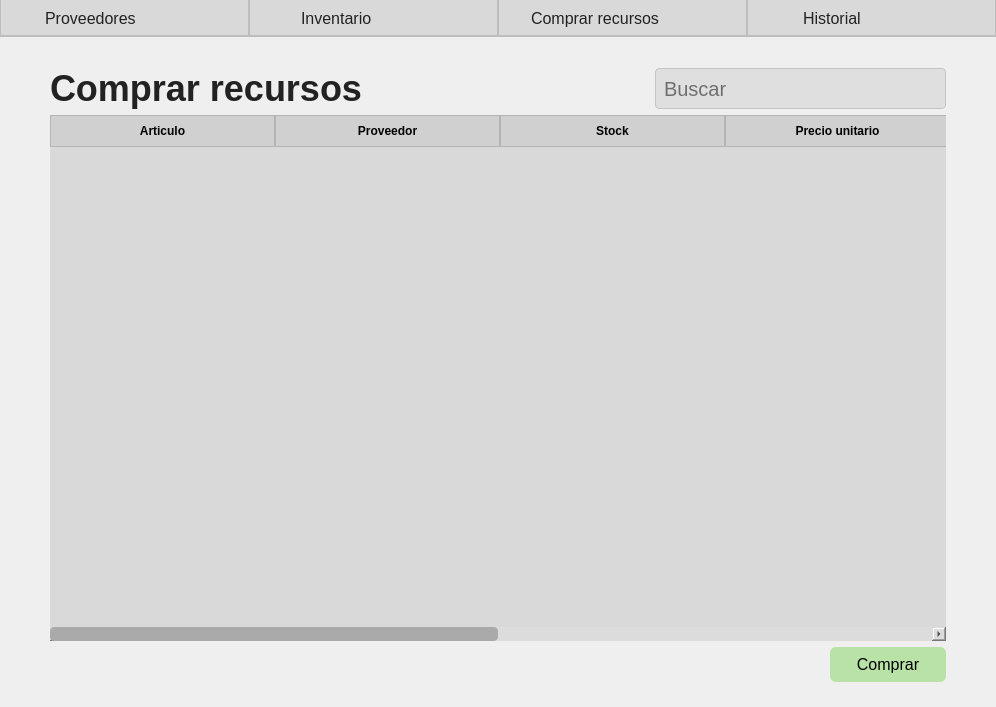
<?xml version="1.0" encoding="UTF-8"?>
<ui version="4.0">
 <class>Form</class>
 <widget class="QWidget" name="Form">
  <property name="geometry">
   <rect>
    <x>0</x>
    <y>0</y>
    <width>996</width>
    <height>707</height>
   </rect>
  </property>
  <property name="windowTitle">
   <string>Form</string>
  </property>
  <property name="styleSheet">
   <string notr="true">#mainWindow {
	font-family: Arial;
}

QLabel {
    font-size: 18px;
    color: #222;
}

#labelAdd{
	font-size:24px;
}

#menu {
    background: #D9D9D9;
    border-bottom: 1.5px solid #bdbdbd;
}

#menu QLabel {
    font-size: 16px;
    color: #222;
}

#menu QWidget:hover {
    background: #e0e0e0;
}

#menu QWidget[active=&quot;true&quot;] {
    background: #ffffff;
    border-bottom: 3px solid #487c7e;
}

#menu QWidget[active=&quot;true&quot;] QLabel {
    font-weight: bold;
}

#menu QWidget {
    border-right: 1px solid #bdbdbd;
    border-left: 1px solid #bdbdbd;

}



QLabel#labelTitulo{
    font-size: 36px;
    font-weight: 600;
    color: #222;
}

QPushButton#btnAdd {
    background: transparent;
    font-size: 36px;
    color: #222;
    border: none;
}
QPushButton#btnAdd:hover {
    color: #444;
}

QToolButton {
    background: transparent;
    border: none;
}
QToolButton:hover {
    background: #dcdcdc;
    border-radius: 4px;
}

QPushButton#btnBack {
    background: transparent;
    border: none;
    font-size: 36px;
    color: #222;
}
QPushButton#btnBack:hover {
    color: #555;
}


QTableWidget {
    background: #D9D9D9;
    gridline-color: #bcbcbc;
    border-radius: 8px;
    font-size: 14px;
    color: #222;
}

QHeaderView::section {
    background: #d0d0d0;
    padding: 6px 4px;
    font-weight: bold;
    border: 1px solid #b4b4b4;
}

QTableWidget::item {
    padding: 6px;
}

QTableWidget::item:selected {
    background: #c6d3d6;
    color: #000;
}

QScrollBar:vertical,
QScrollBar:horizontal {
    background: #dcdcdc;
    border-radius: 4px;
}

QScrollBar::handle {
    background: #aaaaaa;
    border-radius: 4px;
}
QScrollBar::handle:hover {
    background: #888888;
}

#tablaContenedor {
    background: #7835ff;
    border-radius: 10px;
    padding: 8px;
}

QLineEdit {
    background: #DFDFDF;
    border-radius: 4px;
    padding: 6px;
    border: 1px solid #c4c4c4;
    font-size: 20px;
}

QLineEdit:focus {
    border: 1px solid #487c7e;
}

QPushButton#btnComprar {
    background: #b9e3a6;
    border: none;
    border-radius: 6px;
    padding: 8px 26px;
    font-size: 16px;
}

QPushButton#btnComprar:hover {
    background: #a3d68c;
}
</string>
  </property>
  <layout class="QHBoxLayout" name="horizontalLayout_3">
   <property name="spacing">
    <number>6</number>
   </property>
   <property name="leftMargin">
    <number>0</number>
   </property>
   <property name="topMargin">
    <number>0</number>
   </property>
   <property name="rightMargin">
    <number>0</number>
   </property>
   <property name="bottomMargin">
    <number>0</number>
   </property>
   <item>
    <layout class="QVBoxLayout" name="verticalLayout" stretch="0,100">
     <item>
      <widget class="QWidget" name="menu" native="true">
       <layout class="QHBoxLayout" name="horizontalLayout">
        <property name="spacing">
         <number>0</number>
        </property>
        <property name="leftMargin">
         <number>0</number>
        </property>
        <property name="topMargin">
         <number>0</number>
        </property>
        <property name="rightMargin">
         <number>0</number>
        </property>
        <property name="bottomMargin">
         <number>0</number>
        </property>
        <item>
         <widget class="QWidget" name="menuItemProveedores" native="true">
          <layout class="QHBoxLayout" name="horizontalLayout_4">
           <property name="spacing">
            <number>6</number>
           </property>
           <item>
            <widget class="QLabel" name="labelMenuProveedores">
             <property name="sizePolicy">
              <sizepolicy hsizetype="Fixed" vsizetype="Preferred">
               <horstretch>0</horstretch>
               <verstretch>0</verstretch>
              </sizepolicy>
             </property>
             <property name="text">
              <string>Proveedores</string>
             </property>
            </widget>
           </item>
           <item>
            <widget class="QLabel" name="labelIconProveedores">
             <property name="sizePolicy">
              <sizepolicy hsizetype="Ignored" vsizetype="Minimum">
               <horstretch>0</horstretch>
               <verstretch>0</verstretch>
              </sizepolicy>
             </property>
             <property name="minimumSize">
              <size>
               <width>10</width>
               <height>10</height>
              </size>
             </property>
             <property name="maximumSize">
              <size>
               <width>25</width>
               <height>25</height>
              </size>
             </property>
             <property name="text">
              <string/>
             </property>
             <property name="pixmap">
              <pixmap>../../../Downloads/proveedores.svg</pixmap>
             </property>
             <property name="scaledContents">
              <bool>true</bool>
             </property>
            </widget>
           </item>
          </layout>
         </widget>
        </item>
        <item>
         <widget class="QWidget" name="menuItemInventario" native="true">
          <layout class="QHBoxLayout" name="horizontalLayout_5">
           <property name="spacing">
            <number>6</number>
           </property>
           <item>
            <widget class="QLabel" name="labelMenuInventario">
             <property name="sizePolicy">
              <sizepolicy hsizetype="Fixed" vsizetype="Preferred">
               <horstretch>0</horstretch>
               <verstretch>0</verstretch>
              </sizepolicy>
             </property>
             <property name="text">
              <string>Inventario</string>
             </property>
            </widget>
           </item>
           <item>
            <widget class="QLabel" name="labelIconInventario">
             <property name="sizePolicy">
              <sizepolicy hsizetype="Ignored" vsizetype="Ignored">
               <horstretch>0</horstretch>
               <verstretch>0</verstretch>
              </sizepolicy>
             </property>
             <property name="minimumSize">
              <size>
               <width>0</width>
               <height>0</height>
              </size>
             </property>
             <property name="maximumSize">
              <size>
               <width>25</width>
               <height>25</height>
              </size>
             </property>
             <property name="text">
              <string/>
             </property>
             <property name="pixmap">
              <pixmap>../../../Downloads/inventario.svg</pixmap>
             </property>
             <property name="scaledContents">
              <bool>true</bool>
             </property>
            </widget>
           </item>
          </layout>
         </widget>
        </item>
        <item>
         <widget class="QWidget" name="menuItemRecursos" native="true">
          <layout class="QHBoxLayout" name="horizontalLayout_6">
           <property name="spacing">
            <number>6</number>
           </property>
           <item>
            <widget class="QLabel" name="labelMenuRecursos">
             <property name="sizePolicy">
              <sizepolicy hsizetype="Fixed" vsizetype="Preferred">
               <horstretch>0</horstretch>
               <verstretch>0</verstretch>
              </sizepolicy>
             </property>
             <property name="text">
              <string>Comprar recursos</string>
             </property>
            </widget>
           </item>
           <item>
            <widget class="QLabel" name="labelIconRecursos">
             <property name="sizePolicy">
              <sizepolicy hsizetype="Ignored" vsizetype="Ignored">
               <horstretch>0</horstretch>
               <verstretch>0</verstretch>
              </sizepolicy>
             </property>
             <property name="minimumSize">
              <size>
               <width>0</width>
               <height>0</height>
              </size>
             </property>
             <property name="maximumSize">
              <size>
               <width>25</width>
               <height>25</height>
              </size>
             </property>
             <property name="text">
              <string/>
             </property>
             <property name="pixmap">
              <pixmap>../../../Downloads/compra.svg</pixmap>
             </property>
             <property name="scaledContents">
              <bool>true</bool>
             </property>
            </widget>
           </item>
          </layout>
         </widget>
        </item>
        <item>
         <widget class="QWidget" name="menuItemHistorial" native="true">
          <layout class="QHBoxLayout" name="horizontalLayout_7">
           <property name="spacing">
            <number>6</number>
           </property>
           <item>
            <widget class="QLabel" name="labelMenuHistorial">
             <property name="sizePolicy">
              <sizepolicy hsizetype="Fixed" vsizetype="Preferred">
               <horstretch>0</horstretch>
               <verstretch>0</verstretch>
              </sizepolicy>
             </property>
             <property name="text">
              <string>Historial</string>
             </property>
            </widget>
           </item>
           <item>
            <widget class="QLabel" name="labelIconHistorial">
             <property name="sizePolicy">
              <sizepolicy hsizetype="Ignored" vsizetype="Ignored">
               <horstretch>0</horstretch>
               <verstretch>0</verstretch>
              </sizepolicy>
             </property>
             <property name="minimumSize">
              <size>
               <width>0</width>
               <height>0</height>
              </size>
             </property>
             <property name="maximumSize">
              <size>
               <width>25</width>
               <height>25</height>
              </size>
             </property>
             <property name="text">
              <string/>
             </property>
             <property name="pixmap">
              <pixmap>../../../Downloads/historial.svg</pixmap>
             </property>
             <property name="scaledContents">
              <bool>true</bool>
             </property>
            </widget>
           </item>
          </layout>
         </widget>
        </item>
       </layout>
      </widget>
     </item>
     <item>
      <layout class="QVBoxLayout" name="verticalLayout_2" stretch="1,20,0">
       <property name="leftMargin">
        <number>50</number>
       </property>
       <property name="topMargin">
        <number>25</number>
       </property>
       <property name="rightMargin">
        <number>50</number>
       </property>
       <property name="bottomMargin">
        <number>25</number>
       </property>
       <item>
        <layout class="QHBoxLayout" name="horizontalLayout_2" stretch="2,0,1">
         <item>
          <widget class="QLabel" name="labelTitulo">
           <property name="text">
            <string>Comprar recursos</string>
           </property>
          </widget>
         </item>
         <item>
          <widget class="QLabel" name="labelFiltro">
           <property name="maximumSize">
            <size>
             <width>25</width>
             <height>25</height>
            </size>
           </property>
           <property name="text">
            <string/>
           </property>
           <property name="pixmap">
            <pixmap>icons/filtroBuscar.svg</pixmap>
           </property>
           <property name="scaledContents">
            <bool>true</bool>
           </property>
          </widget>
         </item>
         <item>
          <layout class="QHBoxLayout" name="horizontalLayout_8" stretch="0">
           <item>
            <widget class="QLineEdit" name="lineEditBuscar">
             <property name="sizePolicy">
              <sizepolicy hsizetype="Expanding" vsizetype="Minimum">
               <horstretch>0</horstretch>
               <verstretch>0</verstretch>
              </sizepolicy>
             </property>
             <property name="placeholderText">
              <string>Buscar</string>
             </property>
            </widget>
           </item>
          </layout>
         </item>
        </layout>
       </item>
       <item>
        <widget class="QTableWidget" name="tableWidgetInventario">
         <property name="sizePolicy">
          <sizepolicy hsizetype="Minimum" vsizetype="Minimum">
           <horstretch>0</horstretch>
           <verstretch>0</verstretch>
          </sizepolicy>
         </property>
         <property name="lineWidth">
          <number>1</number>
         </property>
         <property name="midLineWidth">
          <number>1</number>
         </property>
         <property name="wordWrap">
          <bool>true</bool>
         </property>
         <attribute name="horizontalHeaderVisible">
          <bool>true</bool>
         </attribute>
         <attribute name="horizontalHeaderCascadingSectionResizes">
          <bool>false</bool>
         </attribute>
         <attribute name="horizontalHeaderDefaultSectionSize">
          <number>225</number>
         </attribute>
         <attribute name="horizontalHeaderStretchLastSection">
          <bool>true</bool>
         </attribute>
         <column>
          <property name="text">
           <string>Articulo</string>
          </property>
         </column>
         <column>
          <property name="text">
           <string>Proveedor</string>
          </property>
         </column>
         <column>
          <property name="text">
           <string>Stock</string>
          </property>
         </column>
         <column>
          <property name="text">
           <string>Precio unitario</string>
          </property>
         </column>
         <column>
          <property name="text">
           <string>Cantidad</string>
          </property>
         </column>
         <column>
          <property name="text">
           <string>Acciones</string>
          </property>
         </column>
        </widget>
       </item>
       <item>
        <layout class="QHBoxLayout" name="horizontalLayout_9">
         <item>
          <spacer name="horizontalSpacer">
           <property name="orientation">
            <enum>Qt::Horizontal</enum>
           </property>
           <property name="sizeType">
            <enum>QSizePolicy::MinimumExpanding</enum>
           </property>
           <property name="sizeHint" stdset="0">
            <size>
             <width>40</width>
             <height>20</height>
            </size>
           </property>
          </spacer>
         </item>
         <item>
          <widget class="QPushButton" name="btnComprar">
           <property name="maximumSize">
            <size>
             <width>200</width>
             <height>16777215</height>
            </size>
           </property>
           <property name="text">
            <string>Comprar</string>
           </property>
          </widget>
         </item>
        </layout>
       </item>
      </layout>
     </item>
    </layout>
   </item>
  </layout>
 </widget>
 <resources/>
 <connections/>
</ui>
